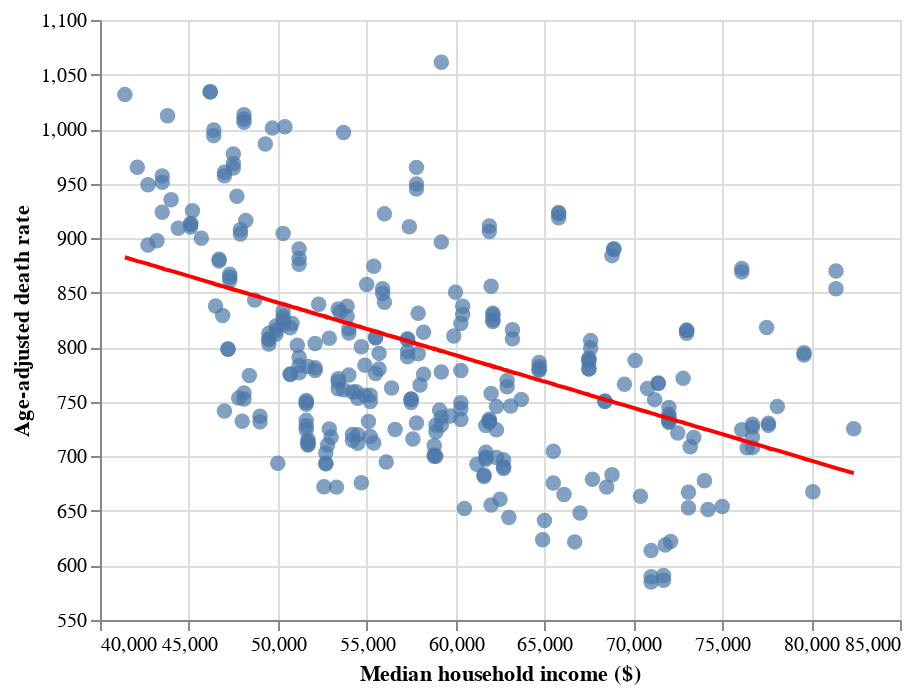

Notebook source saved alongside this figure:
### Markdown cell above
Plot

### Code cell
# Make new dataframes for the altair charts
# Make a series, set the index to the y_test series, make dataframe to join with X_test
series_y_pred_las = pd.Series(y_pred_las)
series_y_pred_las.index = y_test.index
df_y_pred_las = pd.DataFrame(series_y_pred_las)
df_y_pred_las.rename(columns = {0:'age_adjusted_death_rate'}, inplace = True)
df_line_las = X_test.join(df_y_pred_las)

# Make plots
line_las = alt.Chart(df_line_las).mark_line(color= 'red').encode(
    alt.X('median_household_income', title='Median household income ($)', scale = alt.Scale(zero = False)),
    alt.Y('age_adjusted_death_rate' , title='Age-adjusted death rate', scale = alt.Scale(zero = False)),
    tooltip = ['median_household_income', 'age_adjusted_death_rate']
).interactive()

# Put plots together
plot_las = scatter + line_las
plot_las

### Figure 1 — Vega-Lite specification as saved in the notebook (floating-point values rounded to 4 significant figures; data arrays with more than 128 entries replaced by an {"elided": "..."} marker saying what was removed)
{"config": {"view": {"continuousWidth": 400, "continuousHeight": 300}}, "layer": [{"data": {"name": "data-20501b7035f30ce00c2accf6be5989e8"}, "mark": {"type": "circle", "size": 60}, "encoding": {"tooltip": [{"field": "median_household_income", "type": "quantitative"}, {"field": "age_adjusted_death_rate", "type": "quantitative"}], "x": {"field": "median_household_income", "scale": {"zero": false}, "title": "Median household income ($)", "type": "quantitative"}, "y": {"field": "age_adjusted_death_rate", "scale": {"zero": false}, "title": "Age-adjusted death rate", "type": "quantitative"}}, "selection": {"selector013": {"type": "interval", "bind": "scales", "encodings": ["x", "y"]}}}, {"data": {"name": "data-c1ea8104e4bde8ad105352a138a446e2"}, "mark": {"type": "line", "color": "red"}, "encoding": {"tooltip": [{"field": "median_household_income", "type": "quantitative"}, {"field": "age_adjusted_death_rate", "type": "quantitative"}], "x": {"field": "median_household_income", "scale": {"zero": false}, "title": "Median household income ($)", "type": "quantitative"}, "y": {"field": "age_adjusted_death_rate", "scale": {"zero": false}, "title": "Age-adjusted death rate", "type": "quantitative"}}, "selection": {"selector015": {"type": "interval", "bind": "scales", "encodings": ["x", "y"]}}}], "$schema": "https://vega.github.io/schema/vega-lite/v4.17.0.json", "datasets": {"data-20501b7035f30ce00c2accf6be5989e8": {"elided": "297 records"}, "data-c1ea8104e4bde8ad105352a138a446e2": {"elided": "297 records"}}}
